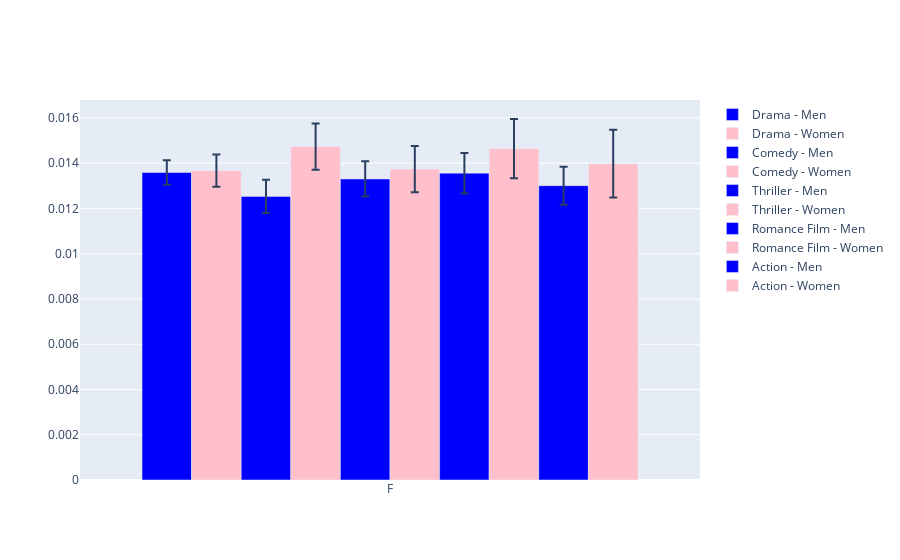

The notebook cell this image was saved under:
### Code cell
# Assuming you have a DataFrame named name_by_gender_df with 'gender' and 'genre' columns
# name_by_gender_df should contain the relevant columns such as 'avg_mag_slope_change_per_gender_significant' and 'se_mag_slope_change_per_gender_significant'

fig = go.Figure()

colors = {'M': 'blue', 'F': 'pink'}

genres = most_data_per_genre
display(genres)

for genre in genres:
    genre_data = name_by_gender_by_genre_prop_df.xs(genre, level='genre')
    display(genre_data)
    # Bar for men
    fig.add_trace(go.Bar(
        x=genre_data.index,
        y=genre_data[genre_data.index == 'M']['avg_mag_slope_change_per_gender_per_genre_significant'],
        error_y=dict(type='data', array=2 * genre_data[genre_data.index == 'M']['se_mag_slope_change_per_gender_per_genre_significant']),
        marker_color=colors['M'],
        name=f'{genre} - Men'
    ))

    # Bar for women
    fig.add_trace(go.Bar(
        x=genre_data.index,
        y=genre_data[genre_data.index == 'F']['avg_mag_slope_change_per_gender_per_genre_significant'],
        error_y=dict(type='data', array=2 * genre_data[genre_data.index == 'F']['se_mag_slope_change_per_gender_per_genre_significant']),
        marker_color=colors['F'],
        name=f'{genre} - Women'
    ))

fig.update_layout(barmode='group', xaxis={'categoryorder':'total ascending'})
fig.show()

### Figure 1 — Plotly figure (JSON) as saved in the notebook; plotly's stock layout.template omitted (floating-point values rounded to 4 significant figures)
{"data": [{"error_y": {"array": [0.0005389], "type": "data"}, "marker": {"color": "blue"}, "name": "Drama - Men", "type": "bar", "x": ["F", "M"], "y": [0.01359]}, {"error_y": {"array": [0.0007139], "type": "data"}, "marker": {"color": "pink"}, "name": "Drama - Women", "type": "bar", "x": ["F", "M"], "y": [0.01367]}, {"error_y": {"array": [0.0007325], "type": "data"}, "marker": {"color": "blue"}, "name": "Comedy - Men", "type": "bar", "x": ["F", "M"], "y": [0.01253]}, {"error_y": {"array": [0.001024], "type": "data"}, "marker": {"color": "pink"}, "name": "Comedy - Women", "type": "bar", "x": ["F", "M"], "y": [0.01473]}, {"error_y": {"array": [0.0007783], "type": "data"}, "marker": {"color": "blue"}, "name": "Thriller - Men", "type": "bar", "x": ["F", "M"], "y": [0.0133]}, {"error_y": {"array": [0.001022], "type": "data"}, "marker": {"color": "pink"}, "name": "Thriller - Women", "type": "bar", "x": ["F", "M"], "y": [0.01374]}, {"error_y": {"array": [0.0008966], "type": "data"}, "marker": {"color": "blue"}, "name": "Romance Film - Men", "type": "bar", "x": ["F", "M"], "y": [0.01356]}, {"error_y": {"array": [0.001311], "type": "data"}, "marker": {"color": "pink"}, "name": "Romance Film - Women", "type": "bar", "x": ["F", "M"], "y": [0.01464]}, {"error_y": {"array": [0.0008402], "type": "data"}, "marker": {"color": "blue"}, "name": "Action - Men", "type": "bar", "x": ["F", "M"], "y": [0.01301]}, {"error_y": {"array": [0.001499], "type": "data"}, "marker": {"color": "pink"}, "name": "Action - Women", "type": "bar", "x": ["F", "M"], "y": [0.01398]}], "layout": {"barmode": "group", "xaxis": {"categoryorder": "total ascending"}}}
